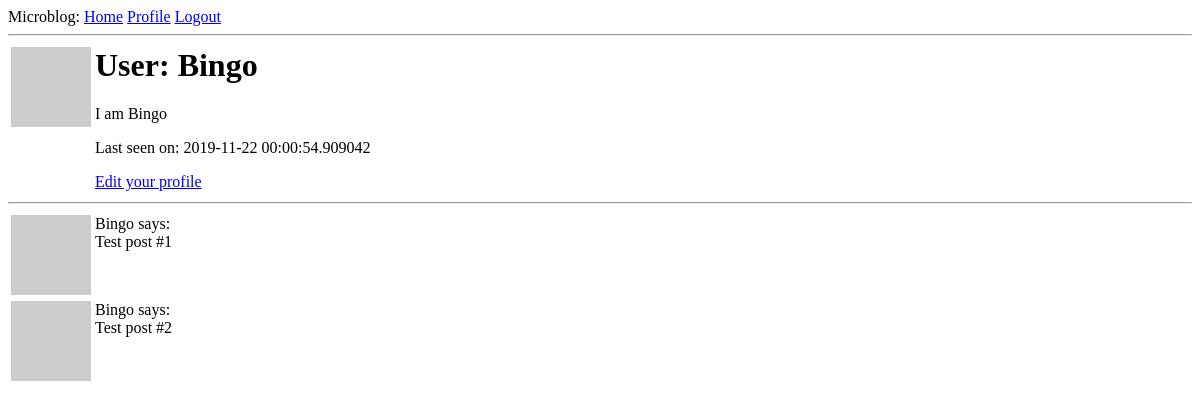
Before: /user/Bingo (signed in) with the older database file.
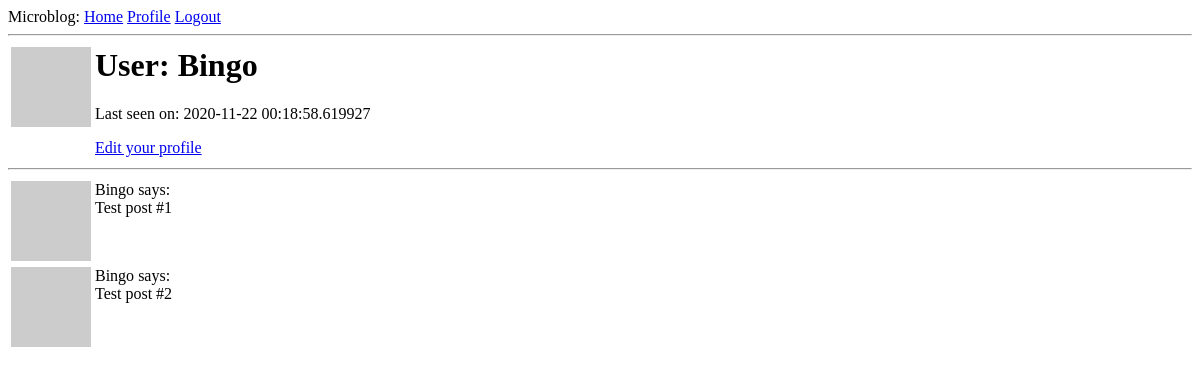
After: the same page with the newer database file.
### app/models.py (models this page shows, shortened)
class User(UserMixin, db.Model):
    id = db.Column(db.Integer, primary_key=True)
    username = db.Column(db.String(64), index=True, unique=True)
    email = db.Column(db.String(120), index=True, unique=True)
    password_hash = db.Column(db.String(128))
    posts = db.relationship("Post", backref="author", lazy="dynamic")
    about_me = db.Column(db.String(140))
    last_seen = db.Column(db.DateTime, default=datetime.utcnow)
    def avatar(self, size):
        digest = md5(self.email.lower().encode("utf-8")).hexdigest()
        return "https://www.gravatar.com/avatar/{}?d=identicon&s={}".format(
            digest, size
        )

### app/routes.py (the view)
@app.route("/user/<username>")
@login_required
def user(username):
    user = User.query.filter_by(username=username).first_or_404()
    posts = [
        {"author": user, "body": "Test post #1"},
        {"author": user, "body": "Test post #2"},
    ]
    return render_template("user.html", user=user, posts=posts)

### app/models.py (called while the page is built)
@login.user_loader
def load_user(id):
    return User.query.get(int(id))

### app/routes.py (called while the page is built)
@app.before_request
def before_request():
    if current_user.is_authenticated:
        current_user.last_seen = datetime.utcnow()
        db.session.commit()

### app/templates/user.html
{% extends "base.html" %} {% block content %}
<table>
  <tr valign="top">
    <td><img src="{{ user.avatar(128) }}" /></td>
    <td>
      <h1>User: {{ user.username }}</h1>
      {% if user.about_me %}
      <p>{{ user.about_me }}</p>
      {% endif %} {% if user.last_seen %}
      <p>Last seen on: {{ user.last_seen }}</p>
      {% endif %} {% if user == current_user %}
      <p><a href="{{ url_for('edit_profile') }}">Edit your profile</a></p>
      {% endif %}
    </td>
  </tr>
</table>
<hr />
{% for post in posts %} {% include '_post.html' %} {% endfor %} {% endblock %}

### app/templates/base.html (shortened to what this page needs)
<html>
  <head>
  </head>
  <body>
    <div>
      Microblog:
      <a href="{{ url_for('index') }}">Home</a>
      {% if current_user.is_anonymous %}
      <a href="{{ url_for('login') }}">Login</a>
      {% else %}
      <a href="{{ url_for('user', username=current_user.username) }}"
        >Profile</a
      >
      <a href="{{ url_for('logout') }}">Logout</a>
      {% endif %}
    </div>
    <hr />
     {% block content %}{% endblock %}
  </body>
</html>

### app/templates/_post.html
<table>
  <tr valign="top">
    <td><img src="{{ post.author.avatar(36) }}" /></td>
    <td>{{ post.author.username }} says:<br />{{ post.body }}</td>
  </tr>
</table>

Changed rows visible on the page:
changed User "Bingo": last_seen "2019-11-22 00:00:54.909042" → "2020-11-22 00:18:58.619927"; about_me "I am Bingo" → (not shown)
